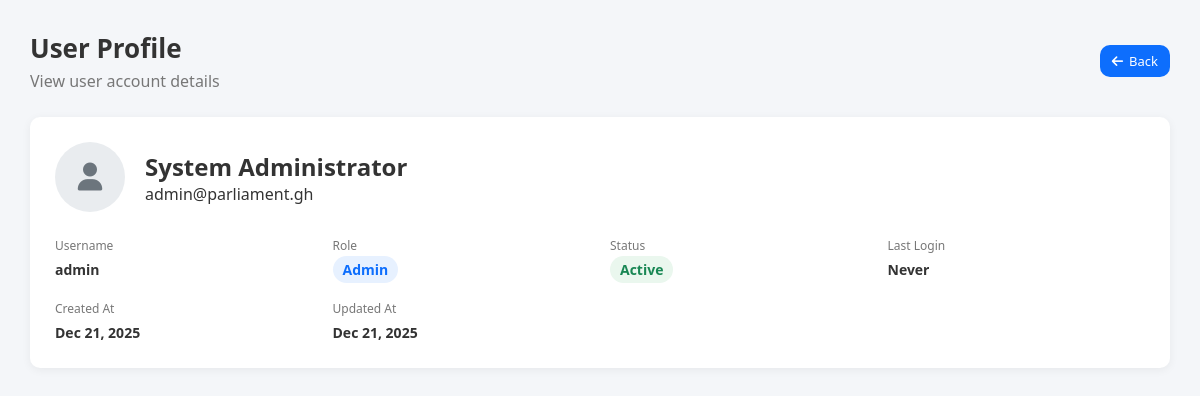
The page /admin/view_user.php?id=1 on the database its author committed.
### tables this page shows
CREATE TABLE IF NOT EXISTS users (
    id INT AUTO_INCREMENT PRIMARY KEY,
    username VARCHAR(50) UNIQUE NOT NULL,
    password VARCHAR(255) NOT NULL,
    full_name VARCHAR(100) NOT NULL,
    email VARCHAR(100) UNIQUE NOT NULL,
    role ENUM('admin', 'staff') NOT NULL DEFAULT 'staff',
    status ENUM('active', 'inactive') NOT NULL DEFAULT 'active',
    created_at TIMESTAMP DEFAULT CURRENT_TIMESTAMP,
    updated_at TIMESTAMP DEFAULT CURRENT_TIMESTAMP ON UPDATE CURRENT_TIMESTAMP,
    last_login TIMESTAMP NULL
);

### admin/view_user.php (the view, shortened to what this page needs)
<?php
$user_id = intval($_GET["id"]);
$db = new Database();
$conn = $db->getConnection();
$sql = "SELECT * FROM users WHERE id = ?";
$stmt = $conn->prepare($sql);
$stmt->bind_param("i", $user_id);
$stmt->execute();
$result = $stmt->get_result();
$user = $result->fetch_assoc();
?>
<!DOCTYPE html>
<html lang="en">
<head>
    <link rel="stylesheet" href="https://cdnjs.cloudflare.com/ajax/libs/font-awesome/6.5.1/css/all.min.css">
    <link rel="stylesheet" href="../css/users.css">
    <link rel="stylesheet" href="../css/view_user.css">
</head>
<body>
    <div class="page-container">
        <div class="page-header">
            <div>
                <h1>User Profile</h1>
                <p>View user account details</p>
            </div>
            <a href="users.php" class="btn btn-secondary">
                <i class="fa-solid fa-arrow-left"></i> Back
            </a>
        </div>
        <div class="profile-card">
            <div class="profile-header">
                <div class="avatar">
                    <i class="fa fa-user"></i>
                </div>
                <div>
                    <h2><?php echo htmlspecialchars($user["full_name"]); ?></h2>
                    <p><?php echo htmlspecialchars($user["email"]); ?></p>
                </div>
            </div>
            <div class="profile-grid">
                <div class="info">
                    <label>Username</label>
                    <span><?php echo htmlspecialchars($user["username"]); ?></span>
                </div>
                <div class="info">
                    <label>Role</label>
                    <span class="badge role-<?php echo strtolower($user["role"]); ?>">
                        <?php echo ucfirst($user["role"]); ?>
                    </span>
                </div>
                <div class="info">
                    <label>Status</label>
                    <span class="badge status-<?php echo strtolower($user["status"]); ?>">
                        <?php echo ucfirst($user["status"]); ?>
                    </span>
                </div>
                <div class="info">
                    <label>Last Login</label>
                    <span>
                        <?php echo $user["last_login"]
                            ? date("M d, Y H:i", strtotime($user["last_login"]))
                            : "Never"; ?>
                    </span>
                </div>
                <div class="info">
                    <label>Created At</label>
                    <span><?php echo date("M d, Y", strtotime($user["created_at"])); ?></span>
                </div>
                <div class="info">
                    <label>Updated At</label>
                    <span><?php echo date("M d, Y", strtotime($user["updated_at"])); ?></span>
                </div>
            </div>
        </div>
    </div>
</body>
</html>

### css/users.css (style rules this page uses)
* { margin: 0; padding: 0; box-sizing: border-box; font-family: "Segoe UI", Tahoma, sans-serif; }
body { background: #f4f6f9; color: #333; }
.page-container { padding: 30px; max-width: 1400px; margin: auto; }
.page-header { display: flex; justify-content: space-between; align-items: center; margin-bottom: 25px; }
.page-header h1 { font-size: 26px; }
.page-header p { color: #777; margin-top: 4px; }
.btn { display: inline-flex; align-items: center; gap: 6px; padding: 7px 12px; border-radius: 10px; font-size: 13px; text-decoration: none; color: #fff; }
.btn-secondary { background: #0d6efd; }
.badge { padding: 4px 10px; border-radius: 20px; font-size: 12px; font-weight: 600; }
.role-admin { background: #e7f1ff; color: #0d6efd; }
.status-active { background: #eaf7ee; color: #198754; }

### css/view_user.css (style rules this page uses)
.profile-card { background: #fff; padding: 25px; border-radius: 10px; box-shadow: 0 2px 10px rgba(0, 0, 0, 0.06); }
.profile-header { display: flex; align-items: center; gap: 20px; margin-bottom: 25px; }
.avatar { width: 70px; height: 70px; border-radius: 50%; background: #e9ecef; display: flex; align-items: center; justify-content: center; font-size: 28px; color: #6c757d; }
.profile-grid { display: grid; grid-template-columns: repeat(auto-fit, minmax(250px, 1fr)); gap: 20px; }
.info label { font-size: 12px; color: #777; display: block; margin-bottom: 4px; }
.info span { font-size: 14px; font-weight: 600; }

### rows shown on the page
users: full_name "System Administrator", email "admin@parliament.gh", username "admin", role "Admin", status "Active", created_at "Dec 21, 2025", updated_at "Dec 21, 2025"
